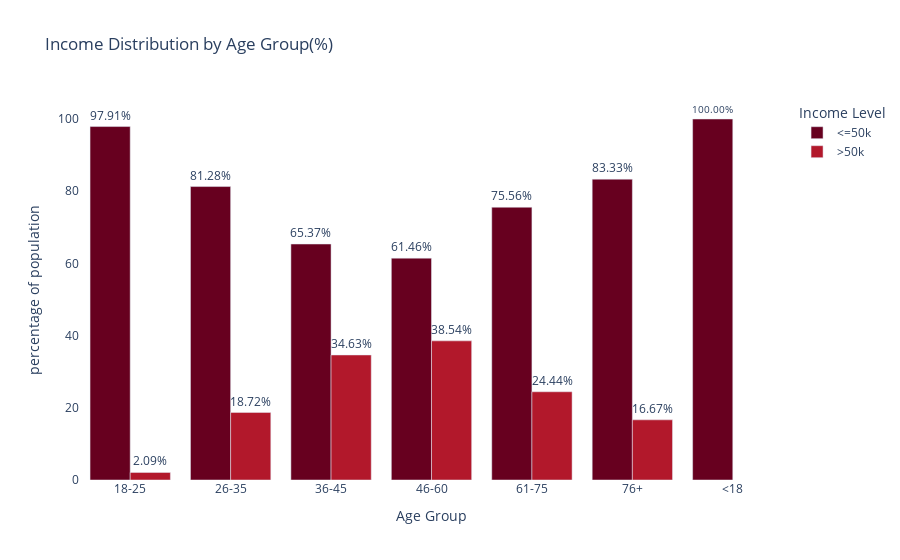
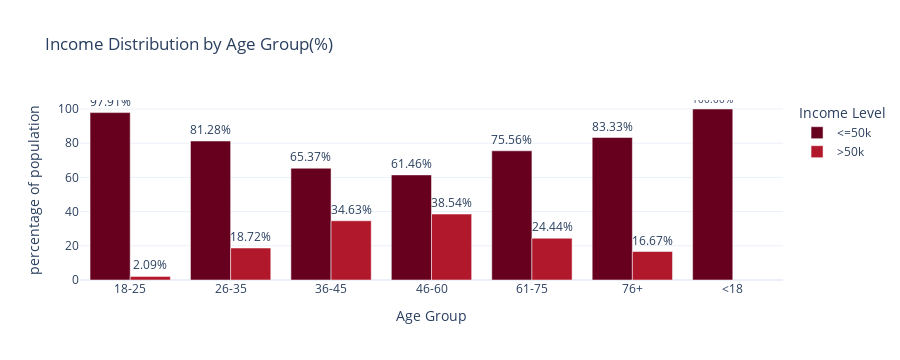

The code cell stored with these charts, in order, in its notebook:
### Code cell
themes= ["plotly","plotly_white","plotly_dark","ggplot2","seaborn","simple_white","presentation","xgridoff","gridon","none"]
for theme in themes: 
    fig.update_layout(template=theme) 
    fig.write_image(os.path.join(results_dir,'income_Distribution_by_bar_plot.jpg'))
    fig.write_image(os.path.join(results_dir,'income_Distribution_by_bar_plot.png'))
    fig.write_html(os.path.join(results_dir,'income_Distribution_by_bar_plot.html'))
    fig.show()

### Figure 1 — Plotly figure (JSON) as saved in the notebook; plotly's stock layout.template omitted (floating-point values rounded to 4 significant figures)
{"data": [{"alignmentgroup": "True", "hovertemplate": "income=<=50k<br>age_group=%{x}<br>percentage=%{text}<extra></extra>", "legendgroup": "<=50k", "marker": {"color": "rgb(103,0,31)", "pattern": {"shape": ""}}, "name": "<=50k", "offsetgroup": "<=50k", "orientation": "v", "showlegend": true, "text": [97.91, 81.28, 65.37, 61.46, 75.56, 83.33, 100.0], "textposition": "outside", "texttemplate": "%{text:.2f}%", "type": "bar", "x": ["18-25", "26-35", "36-45", "46-60", "61-75", "76+", "<18"], "xaxis": "x", "y": [97.91, 81.28, 65.37, 61.46, 75.56, 83.33, 100.0], "yaxis": "y"}, {"alignmentgroup": "True", "hovertemplate": "income=>50k<br>age_group=%{x}<br>percentage=%{text}<extra></extra>", "legendgroup": ">50k", "marker": {"color": "rgb(178,24,43)", "pattern": {"shape": ""}}, "name": ">50k", "offsetgroup": ">50k", "orientation": "v", "showlegend": true, "text": [2.093, 18.72, 34.63, 38.54, 24.44, 16.67], "textposition": "outside", "texttemplate": "%{text:.2f}%", "type": "bar", "x": ["18-25", "26-35", "36-45", "46-60", "61-75", "76+"], "xaxis": "x", "y": [2.093, 18.72, 34.63, 38.54, 24.44, 16.67], "yaxis": "y"}], "layout": {"autosize": true, "barmode": "group", "legend": {"title": {"text": "Income Level"}, "tracegroupgap": 0}, "paper_bgcolor": "rgba(0, 0, 0, 0)", "plot_bgcolor": "rgba(0, 0, 0, 0)", "title": {"text": "Income Distribution by Age Group(%)"}, "xaxis": {"anchor": "y", "autorange": true, "domain": [0, 1], "range": [-0.5, 6.5], "title": {"text": "Age Group"}, "type": "category"}, "yaxis": {"anchor": "x", "autorange": true, "domain": [0, 1], "range": [0, 105.3], "title": {"text": "percentage of population"}, "type": "linear"}}}

### Figure 2 — Plotly figure (JSON) as saved in the notebook; plotly's stock layout.template omitted (floating-point values rounded to 4 significant figures)
{"data": [{"alignmentgroup": "True", "hovertemplate": "income=<=50k<br>age_group=%{x}<br>percentage=%{text}<extra></extra>", "legendgroup": "<=50k", "marker": {"color": "rgb(103,0,31)", "pattern": {"shape": ""}}, "name": "<=50k", "offsetgroup": "<=50k", "orientation": "v", "showlegend": true, "text": [97.91, 81.28, 65.37, 61.46, 75.56, 83.33, 100.0], "textposition": "outside", "texttemplate": "%{text:.2f}%", "type": "bar", "x": ["18-25", "26-35", "36-45", "46-60", "61-75", "76+", "<18"], "xaxis": "x", "y": [97.91, 81.28, 65.37, 61.46, 75.56, 83.33, 100.0], "yaxis": "y"}, {"alignmentgroup": "True", "hovertemplate": "income=>50k<br>age_group=%{x}<br>percentage=%{text}<extra></extra>", "legendgroup": ">50k", "marker": {"color": "rgb(178,24,43)", "pattern": {"shape": ""}}, "name": ">50k", "offsetgroup": ">50k", "orientation": "v", "showlegend": true, "text": [2.093, 18.72, 34.63, 38.54, 24.44, 16.67], "textposition": "outside", "texttemplate": "%{text:.2f}%", "type": "bar", "x": ["18-25", "26-35", "36-45", "46-60", "61-75", "76+"], "xaxis": "x", "y": [2.093, 18.72, 34.63, 38.54, 24.44, 16.67], "yaxis": "y"}], "layout": {"barmode": "group", "height": 360, "legend": {"title": {"text": "Income Level"}, "tracegroupgap": 0}, "paper_bgcolor": "rgba(0, 0, 0, 0)", "plot_bgcolor": "rgba(0, 0, 0, 0)", "title": {"text": "Income Distribution by Age Group(%)"}, "xaxis": {"anchor": "y", "autorange": true, "domain": [0, 1], "range": [-0.5, 6.5], "title": {"text": "Age Group"}, "type": "category"}, "yaxis": {"anchor": "x", "autorange": true, "domain": [0, 1], "range": [0, 105.3], "title": {"text": "percentage of population"}, "type": "linear"}}}
